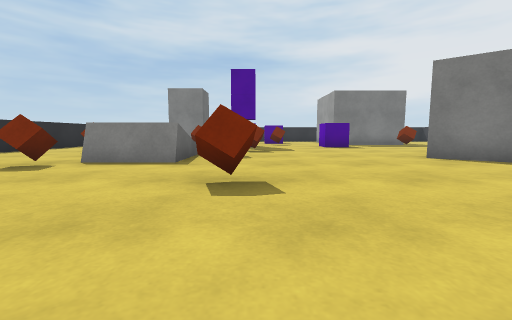
[1] (above)

16 first-person views from a walk through a scene from a Unity 3-D project. The camera is 0.59 m above the floor, tilts 6° down and sees 90° across. The floor is counted in squares, 1 m on a side. Each view is taken from the middle of a square. On the plan, view 1 faces up. The plan holds only what a view shows up to about 9 squares ahead; the rest is blank. The player is left out. Surface patterns are stand-ins for the level's own textures.

[2]
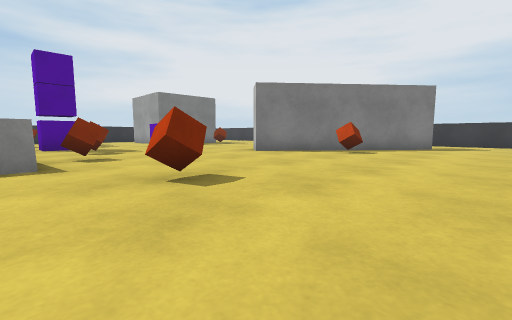

[3]
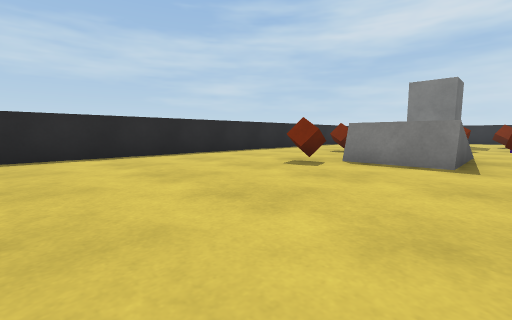

[4]
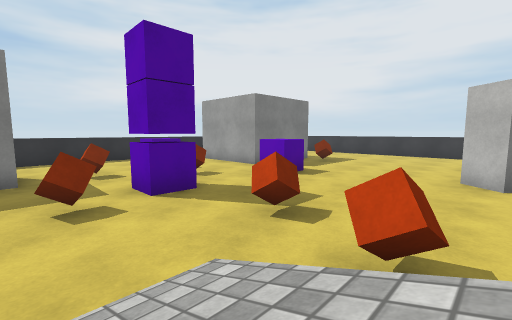

[5]
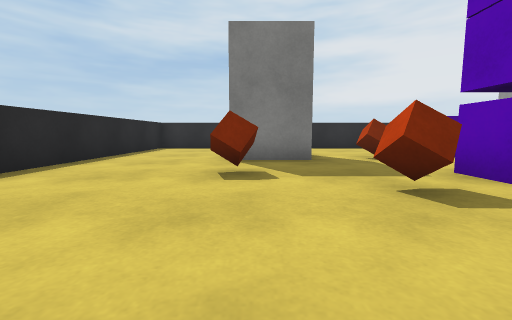

[6]
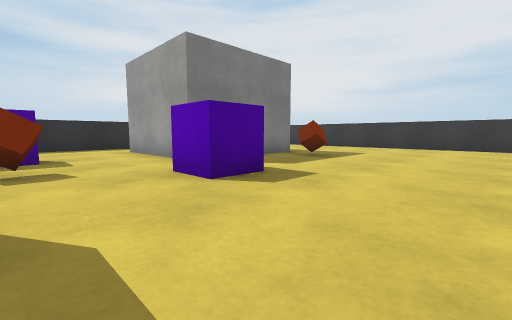

[7]
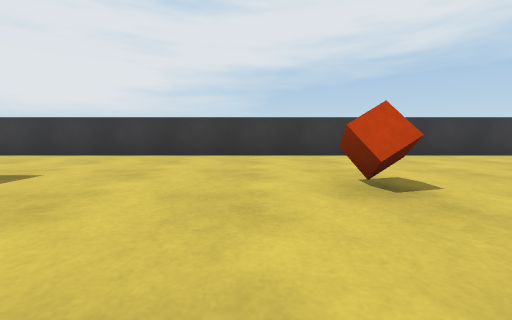

[8]
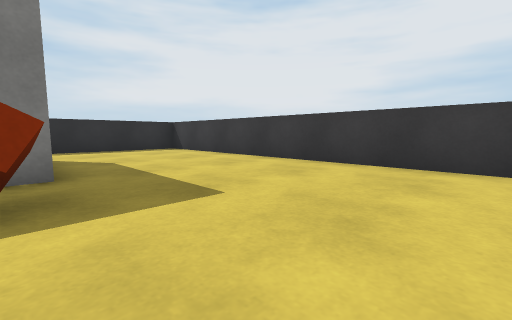

[9]
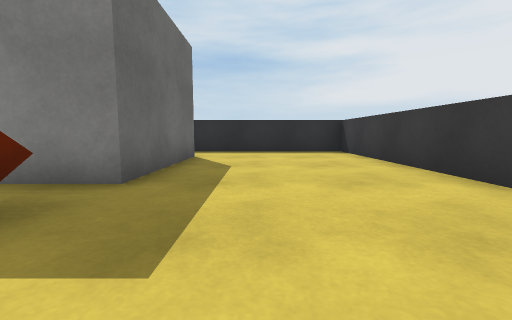

[10]
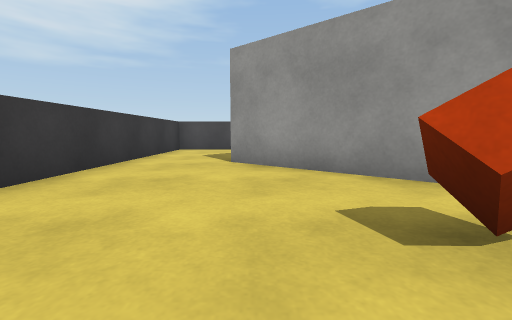

[11]
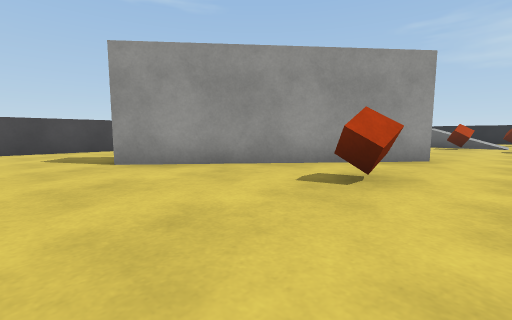

[12]
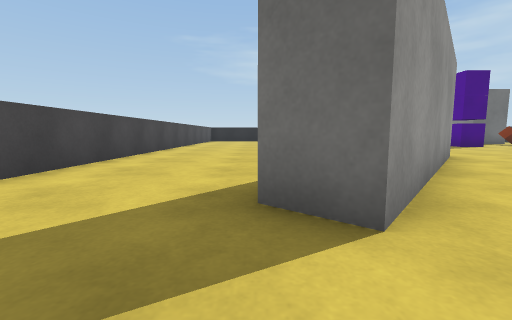

[13]
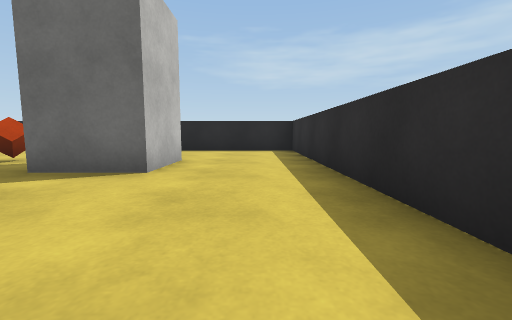

[14]
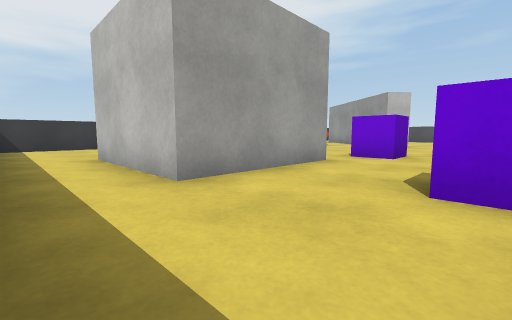

[15]
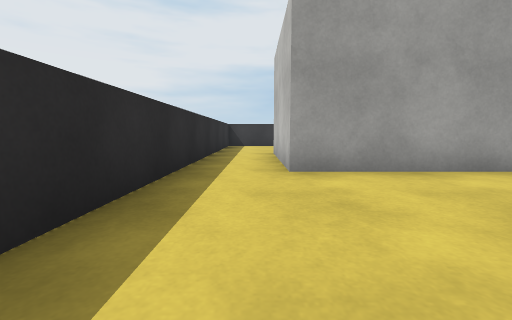

[16]
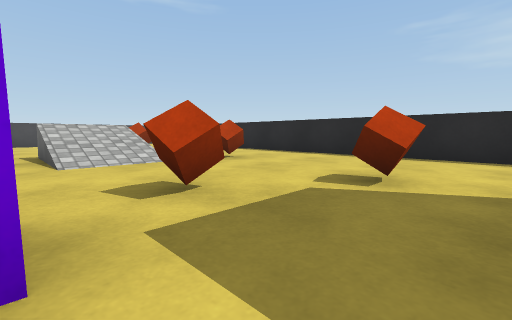

### Floor plan
Points are (right, up) in squares from view 1. A wall is a line through its corners. A room is listed if a view was taken in it or the views show most of it. See-through windows are left out.
Room 1 (views 1, 2, 3, 4, 5, 6, 7, 8, 9, 10, 11, 12, 13, 14, 15, 16)
walls: (3.9, 12.9) (3.9, 16.5) (7.4, 16.5) (7.4, 12.9) (6, 12.9); (8.6, 2.2) (4.1, 6) (4.7, 6.8) (9.5, 2.8) (8.9, 2); (1.9, -1.2) (11.1, -1.2); (11.8, -1.1) (11.8, 18.2) (-7.7, 18.2) (-7.7, -0.1)
objects: other object (-5, 8); other object (-4, 5); other object (-4, 12); other object (-4, 14) to (-3, 15); other object (-3, 5) to (-2, 5); other object (-2, 11); other object (-1, 7); other object (-1, 11) to (0, 12); other object (-1, 14); other object (0, 3); other object (0, 9); other object (1, 13); other object (1, 15); other object (3, 11) to (4, 11); other object (5, 3); other object (7, 12); other object (8, 7)

Positions as (right, up) in squares from view 1, and headings:
1: (0, 0), facing up
2: (-2, 0), facing up-right
3: (-1, 0), facing up-left
4: (-3, 6), facing up-right
5: (-4, 8), facing up
6: (1, 8), facing up-right
7: (5, 8), facing right
8: (7, 9), facing up-right
9: (9, 10), facing up
10: (9, 8), facing down
11: (11, 8), facing down-left
12: (11, 2), facing left
13: (1, 17), facing left
14: (1, 18), facing down-right
15: (0, 17), facing right
16: (-1, 13), facing down-left
